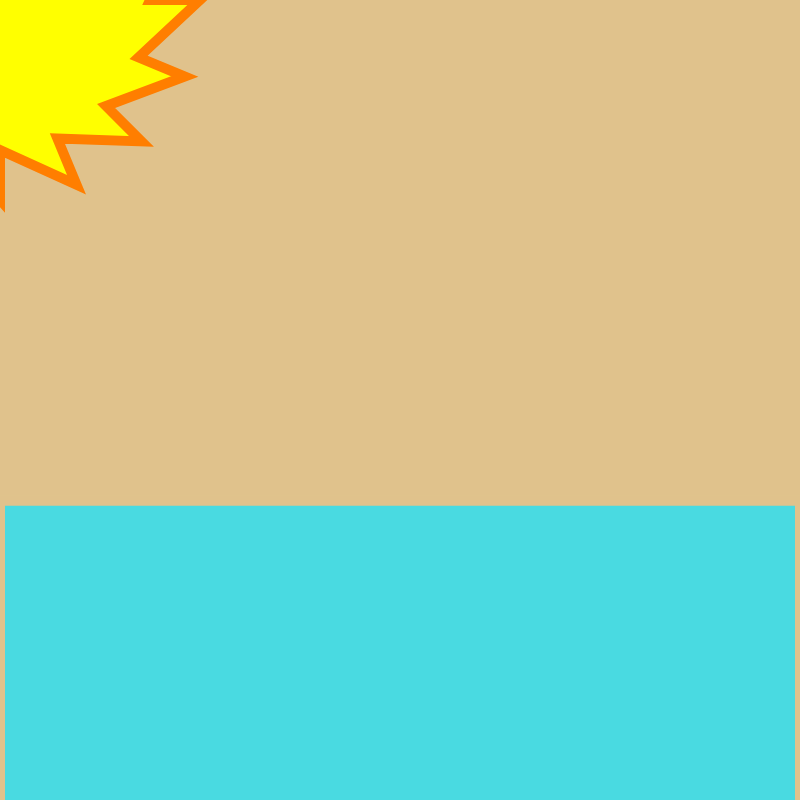
Frame 1 (no input)
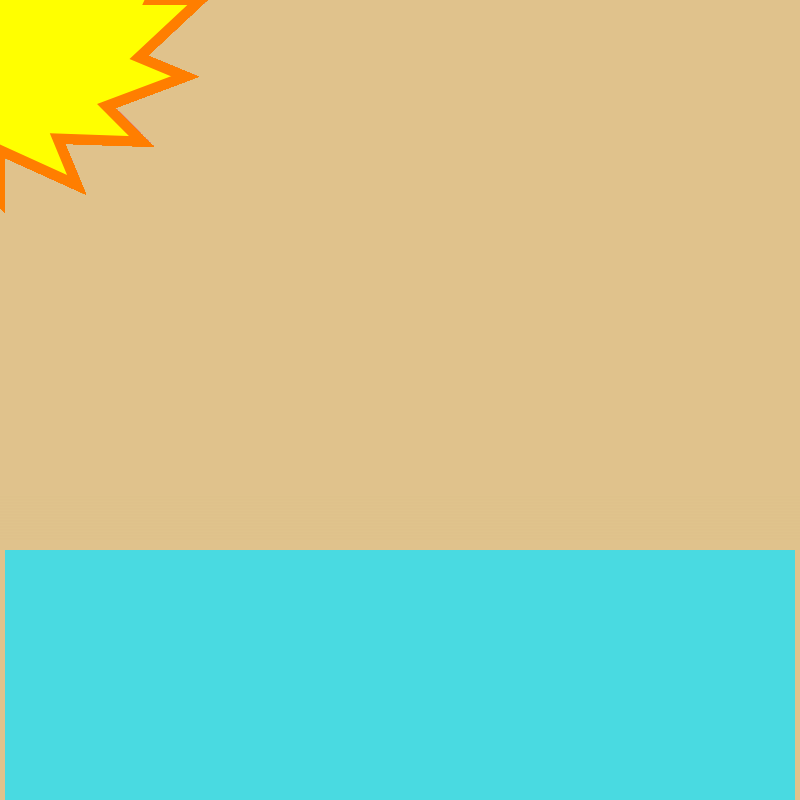
Frame 60 (no input)
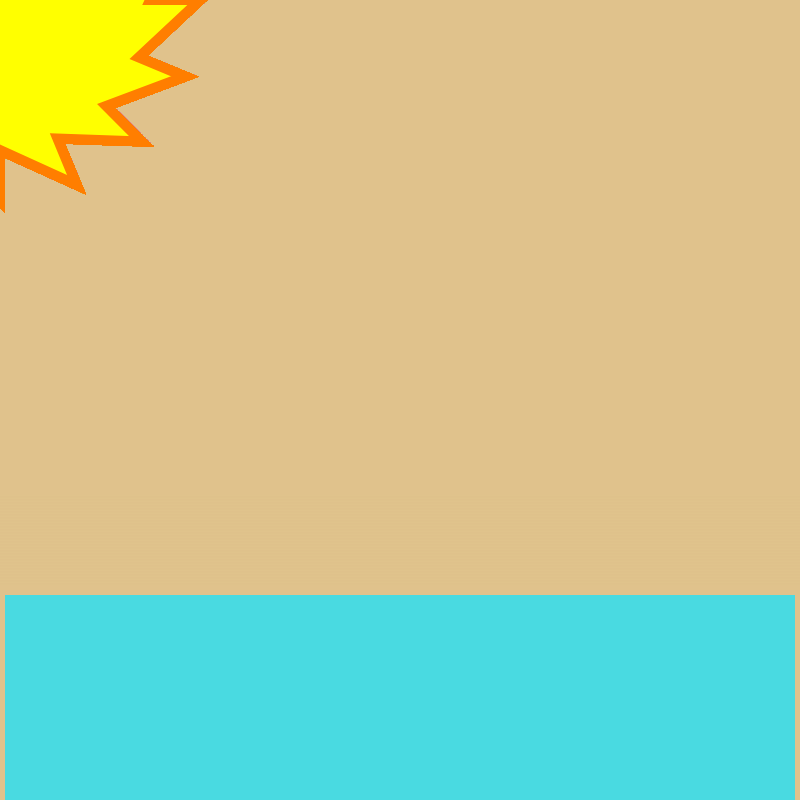
Frame 120 (the mouse pressed at the canvas centre since frame 60)

The p5.js sketch that drew these frames (run headless with seeded random() and noise() and a simulated clock; from frame 60 on, the mouse is pressed at the canvas centre):

// p5.js sketch
// ── sketch.js
//MIDTERM ----- DRY
//ideas: 
//booleans!
//1- water going down
//2- green screen (grass) (30, 176, 40); turns brown/tan -- dries up
//3- cracks on brown/tan screen -- cracked ground -- appearing over time
//4- particles react to where mouse is so if mouse is pressed it looks like the area is falling apart?

let water;

let r = 30;
let b = 196; 
let g = 40; 

let angle = 0; 
let posX; 
let posY; 
let speed = 2;
let radius = 150; 
let spikeLength = 50;
let numSpikes = 16;
let redup = 255; 

let cracks = []; 

function setup() {

  createCanvas(800, 800);
  background(224, 194, 140);//beige //water color: (#68DBEA)(73, 218, 225)
  posX = 0;
  posY = 0;
  water = new Wave(900, 500);

}

function draw() {
  //first scene
  stroke(224, 194, 140);
  strokeWeight(10);
  //line((0, random(0, height), random(0, width), random(0, height)); 
  water.drop(0.75);
  water.display();
  //could potentially add waves by adding a shape that moves across the screen on top of the line
  fill(255, 255, 0);
  stroke(255, 126, 0);
  strokeWeight(10);
  for (let i = 0; i < numSpikes; i++) {
    let angleOffset = map(i, 0, numSpikes, 0, TWO_PI);
    let xOuter = cos(angleOffset) * radius;
    let yOuter = sin(angleOffset) * radius;
    let xSpike = cos(angleOffset) * (radius + spikeLength);
    let ySpike = sin(angleOffset) * (radius + spikeLength);
    
    vertex(xOuter, yOuter); 
    vertex(xSpike, ySpike); 
  }
  
  endShape(CLOSE); 


  if(frameCount > 400){
  background(224, 194, 140);
  
  posX += speed;
  posY += speed; 

  if(posX == width/2  || posX == height/2){
    speed = 0;
  }

  radius += 0.5; 

  fill(255, redup, 0);
  stroke(255, 126, 0);
  strokeWeight(10);
  beginShape();
  
  for(let i = 0; i < numSpikes; i++){
    let angleOffset = map(i, 0, numSpikes, 0, TWO_PI) + angle; 
    
    let xOuter = posX + cos(angleOffset) * radius;
    let yOuter = posY + sin(angleOffset) * radius;

    let xSpike = posX + cos(angleOffset) * (radius + spikeLength);
    let ySpike = posY + sin(angleOffset) * (radius + spikeLength);

    
    vertex(xOuter, yOuter); 
    vertex(xSpike, ySpike); 
  }
  
  endShape(CLOSE); 

 
  angle += 0.01;
  //while(frameCount > 1200){
  redup -= .2;
//}
}
//begin scene 3
if(frameCount > 1400){
  background(r, b, g);
  if(r < 218){
  
    grass(100, 100); //1
    grass(200, 80); //2
    grass(800, 600); //3
    grass(720, 530); //4
    grass(500, 200); //5
    grass(400, 370); //6
    grass(300, 700); //7
    grass(230, 500); //8 
    grass(607, 400); //9
    grass(470, 800); //10
    r += 1;
  }
  if(r == 218 && g < 100){
    //b += 0.5;
    g += .5;
  }
  //random grains of sand ?? or green screen (grass) that becomes grains of sand
}
//begin scene 3
if(frameCount > 2000){
   for (let i = 0; i < cracks.length; i++) {
    stroke(82, 62, 42);
    strokeWeight(2);
    noFill();
    //left line
    beginShape();
    vertex(0, cracks[i].lefty);
    vertex(cracks[i].leftx2, cracks[i].lefty3);
    vertex(cracks[i].leftx3, cracks[i].lefty4);
    vertex(cracks[i].leftx, cracks[i].lefty2);
    //line(0, cracks[i].lefty, cracks[i].leftx, cracks[i].lefty2);
    endShape();
    //right line
    beginShape();
    vertex(width, cracks[i].righty);
    vertex(cracks[i].rightx3, cracks[i].righty2);
    vertex(cracks[i].rightx2,cracks[i].righty3);
    vertex(cracks[i].rightx,cracks[i].righty4);
    //(width, cracks[i].righty, cracks[i].rightx, cracks[i].righty2);
    endShape();
    //top line
    line(cracks[i].topx, 0, cracks[i].topy, cracks[i].topx2);
    //bottom line
    line(cracks[i].bottomx, height, cracks[i].bottomy, cracks[i].bottomx2);
  }}
//extra testers: 
  //   for(let q = 100; q < 900; q += 50){
  //   grass(random(100, 900), random(100, 900));
  // }

  //if(click == 1){

  //}
  // dry cracking thing
  //consider cracks through interaction?
  //if(click == 2){
// if(mousePressed()){
//   crack(0, 0);
//}
// crack(0, 0);
// if(frameCount > 100){
// rotate(random(0, PI));
// crack(300, 300); 
// //rotate(HALF_PI); 
// crack(700, 700);
// }
  //}
//opacity needs to slowly develop then add more cracks?

}

class Wave{
  constructor(x, y){
    this.x = x
    this.y = y
  }
  display(){
    //stroke(73, 218, 225);//water color: (#68DBEA)(73, 218, 225)
    fill(73, 218, 225);
    //strokeWeight(10);
    rect(0, this.y, width, this.y);
  }
  drop(speed){
    this.y = this.y + speed; 
  }
}

function grass(bladex, bladey){
  stroke(46, 122, 45); 
  strokeWeight(4);
  line(bladex, bladey, bladex + 10, bladey + 20);
  line(bladex + 15, bladey - 5, bladex + 15, bladey + 15); 
  line(bladex + 30, bladey, bladex + 20, bladey + 20); 
}

function mousePressed() {
  let newCrack = {
    //left side crack
    lefty: random(0, height),
    leftx: random(1, width/2),
    lefty2: random(1, height), 
    lefty3: random(1, height),
    lefty4: random(1, height),
    leftx2: width/(random(3,6)),
    leftx3: width/(random(3,6)) + random(100, 200),

    //right side crack
    righty: random(0, height),
    rightx: random(width/2, width),
    righty2: random(1, height),
    righty3: random(1, height),
    righty4: random(1, height),
    rightx2: (width/2 - (width/(random(3,6)))),
    rightx3: width - ((width/(random(3,6))) + random(100, 200)),
    
    //top crack
    topx: random(0, width), 
    topy: random(1, height/2), 
    topx2: random(1, width),

    //bottom crack
    bottomx: random(0, width), 
    bottomy: random(height/2, height),
    bottomx2: random(1, width),
  }
  cracks.push(newCrack);
}

// function crack(){
//   stroke(82, 62, 42);
//   strokeWeight(10);
//   line(0, cracksuper[0], cracksuper[1], cracksuper[2]);
//     // line(sx, sy, sx + 100, sy + 70); 
//     // line(sx + 100,sy + 70, sx +200, sy + 50);
//     // strokeWeight(5); 
//     // line(sx + 100,sy + 70, sx + 130, sy + 200);
//     // line(sx + 200, sy + 50, sx + 220, sy + 20);
//     // line(sx + 200, sy + 50, sx + 240, sy + 100);
// }
